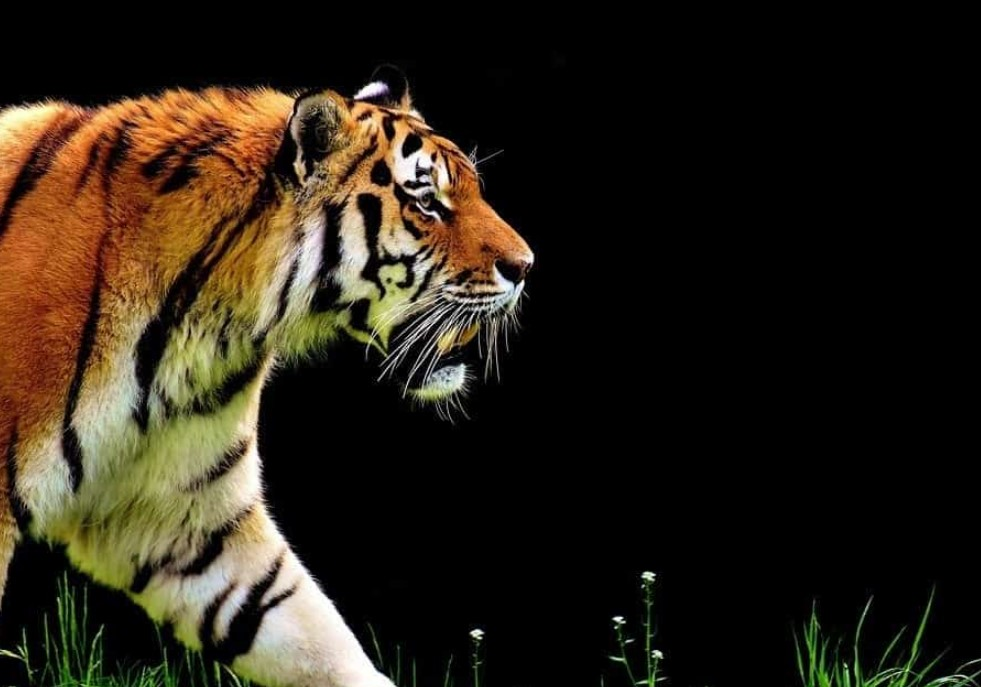
#> input picture resource_thuchanh/TCA_tiger.jpg, 981 x 687 px, found by its file name
$ jupyter execute 21022008_Cau1.ipynb
#> lines starting #> are read from the running program, lines starting #| are printed output that depends on the picture
[cell 1]
from google.colab import drive
drive.mount('/content/drive')

[cell 2]
import cv2
import numpy as np
from google.colab.patches import cv2_imshow

[cell 3]
img = cv2.imread('/content/drive/MyDrive/AI_Tailieu/src/TCA_tiger.jpg')
#> img is the input picture: shape (687, 981, 3); mean B, G, R 22.7, 34.7, 42.7
gray=cv2.cvtColor(img,cv2.COLOR_BGR2GRAY)
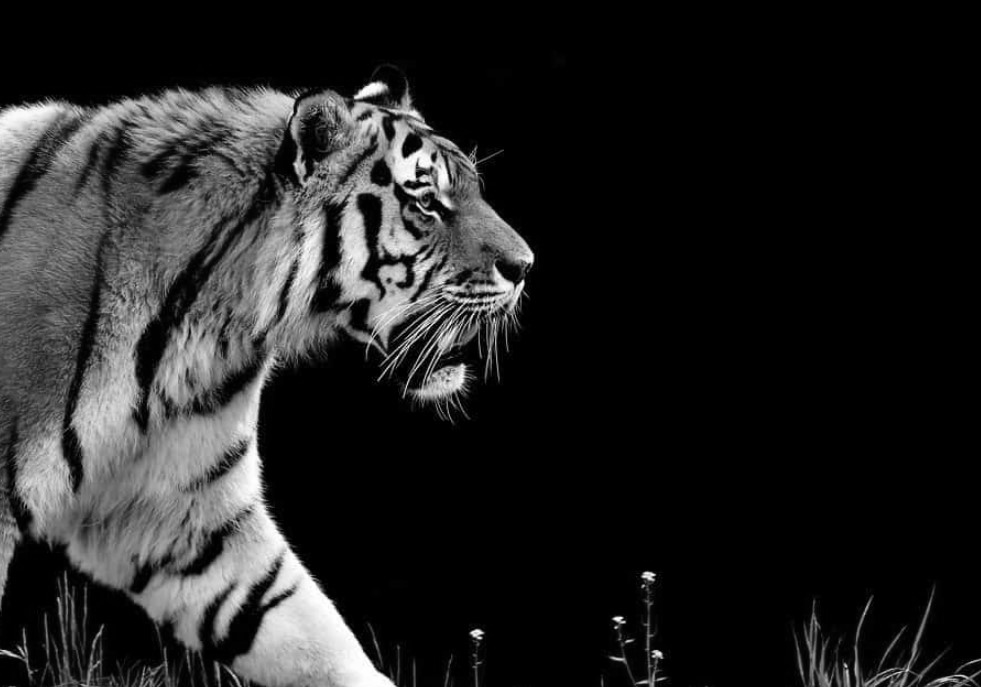
#> gray: shape (687, 981); min 0, max 255, mean 35.7

[cell 4]
kernel_edge_detection = np.array([[-1,-1,-1], [-1,8,-1], [-1,-1,-1]])
img_kernel_edge_detection = cv2.filter2D(img, -1, kernel_edge_detection)
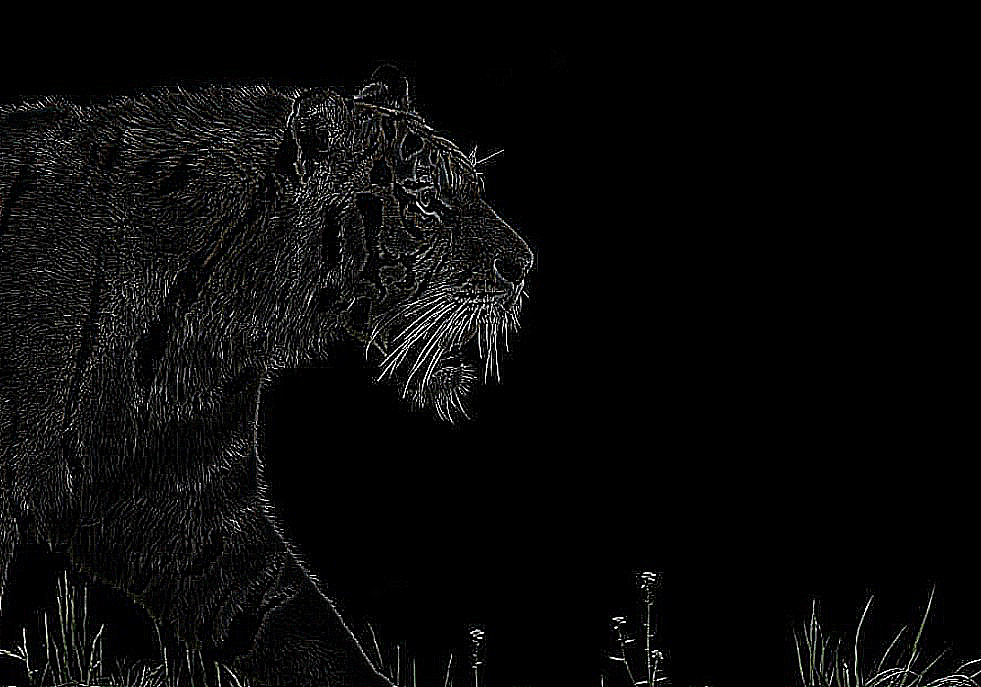
#> img_kernel_edge_detection: shape (687, 981, 3); mean B, G, R 9.1, 9.2, 9.2
cv2_imshow(img_kernel_edge_detection)

[cell 5]
kernel_sobelX = np.array([[-1,0,1], [-2,0,2], [-1,0,1]]) * 5
img_sobelX = cv2.filter2D(gray, -1, kernel_sobelX)
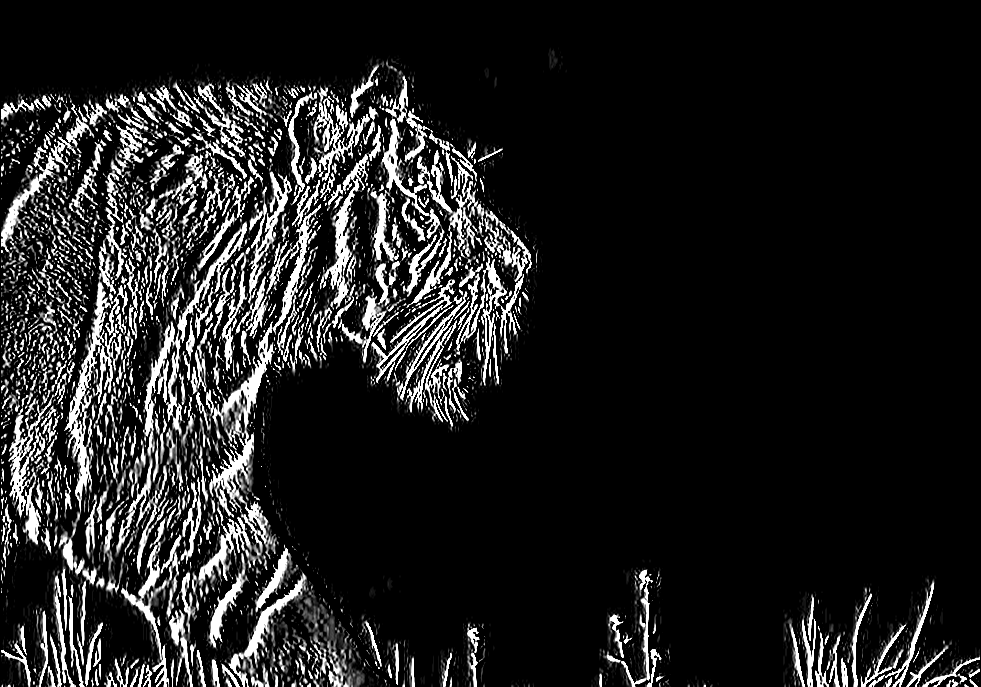
#> img_sobelX: shape (687, 981); min 0, max 255, mean 32.2
cv2_imshow(img_sobelX)
